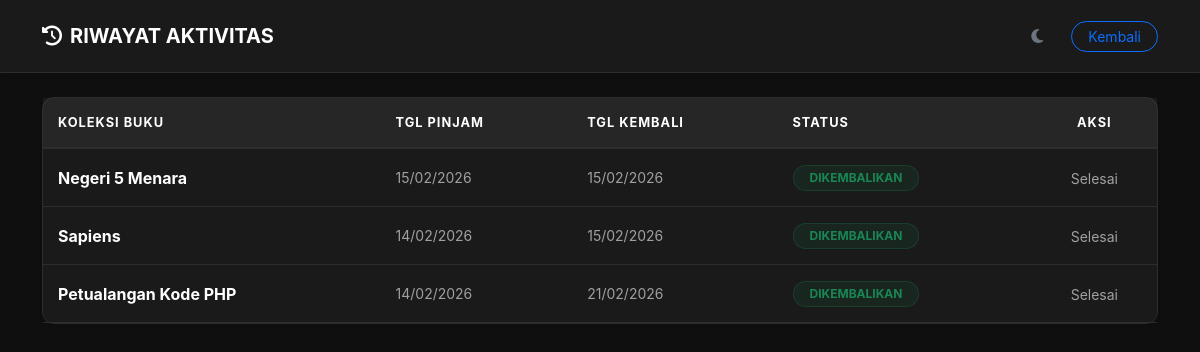
/admin/riwayat.php (signed in), run on the app's committed database.
### tables this page shows
CREATE TABLE `transaksi` (
  `id` int(11) NOT NULL,
  `user_id` int(11) NOT NULL,
  `buku_id` int(11) NOT NULL,
  `tanggal_pinjam` date NOT NULL,
  `tanggal_kembali` date DEFAULT NULL,
  `status` enum('dipinjam','kembali') DEFAULT 'dipinjam',
  `terakhir_baca` int(11) NOT NULL
);

CREATE TABLE `buku` (
  `id` int(11) NOT NULL,
  `judul` varchar(255) NOT NULL,
  `pengarang` varchar(255) NOT NULL,
  `penerbit` varchar(255) DEFAULT NULL,
  `tahun_terbit` year(4) DEFAULT NULL,
  `sinopsis` varchar(1500) NOT NULL,
  `isbn` varchar(50) DEFAULT NULL,
  `stok` int(11) DEFAULT 0
);

### admin/riwayat.php (the view, shortened to what this page needs)
<?php
include "../config/koneksi.php";
$user_id = $_SESSION['user']['id'];
?>
<!DOCTYPE html>
<html lang="id">
<head>
    <link href="https://cdn.jsdelivr.net/npm/bootstrap@5.3.2/dist/css/bootstrap.min.css" rel="stylesheet">
    <link href="https://cdnjs.cloudflare.com/ajax/libs/font-awesome/6.4.2/css/all.min.css" rel="stylesheet">
    <link rel="stylesheet" href="../assets/style.css">
</head>
<body>
<nav class="navbar navbar-expand-lg shadow-sm mb-4">
    <div class="container">
        <span class="navbar-brand fw-bold text-primary"><i class="fas fa-history me-2"></i>RIWAYAT AKTIVITAS</span>
        <div class="ms-auto d-flex align-items-center">
            <button id="theme-toggle" class="btn btn-outline-secondary border-0 rounded-circle me-3">
                <i id="theme-icon" class="fas fa-moon"></i>
            </button>
            <a href="dashboard.php" class="btn btn-outline-primary btn-sm rounded-pill px-3">Kembali</a>
        </div>
    </div>
</nav>
<div class="container">
    <div class="card shadow-sm border-0">
        <div class="table-responsive">
            <table class="table table-hover align-middle mb-0">
                <thead>
                    <tr class="text-uppercase small fw-bold" style="letter-spacing: 1px;">
                        <th class="px-4 py-3">Koleksi Buku</th>
                        <th>Tgl Pinjam</th>
                        <th>Tgl Kembali</th>
                        <th>Status</th>
                        <th class="text-center">Aksi</th>
                    </tr>
                </thead>
                <tbody>
                    <?php
                    $data = mysqli_query($conn, "SELECT transaksi.*, buku.judul
                                                FROM transaksi
                                                JOIN buku ON transaksi.buku_id = buku.id
                                                WHERE transaksi.user_id = '$user_id'
                                                ORDER BY transaksi.id DESC");
                    while($d = mysqli_fetch_assoc($data)):
                    ?>
                    <tr>
                        <td class="px-4">
                            <span class="fw-bold"><?= htmlspecialchars($d['judul']) ?></span>
                        </td>
                        <td class="text-muted small"><?= date('d/m/Y', strtotime($d['tanggal_pinjam'])) ?></td>
                        <td class="text-muted small"><?= ($d['tanggal_kembali']) ? date('d/m/Y', strtotime($d['tanggal_kembali'])) : '-' ?></td>
                        <td>
                            <?php if($d['status'] == 'dipinjam'): ?>
                                <span class="badge bg-warning text-dark px-3 rounded-pill">DIPINJAM</span>
                            <?php else: ?>
                                <span class="badge bg-success bg-opacity-10 text-success border border-success border-opacity-25 px-3 rounded-pill">DIKEMBALIKAN</span>
                            <?php endif; ?>
                        </td>
                        <td class="text-center">
                            <?php if($d['status'] == 'dipinjam'): ?>
                                <div class="btn-group shadow-sm rounded-pill overflow-hidden">
                                    <a href="baca.php?id=<?= $d['buku_id'] ?>&part=<?= ($d['terakhir_baca'] > 0) ? $d['terakhir_baca'] : 1 ?>"
                                       class="btn btn-primary btn-sm px-3">
                                       <i class="fas fa-book-open me-1"></i> <?= ($d['terakhir_baca'] > 0) ? 'Lanjut' : 'Baca' ?>
                                    </a>
                                    <a href="?kembali=<?= $d['id'] ?>" class="btn btn-outline-warning btn-sm" onclick="return confirm('Kembalikan buku ini?')">Kembalikan</a>
                                </div>
                            <?php else: ?>
                                <span class="text-muted small">Selesai</span>
                            <?php endif; ?>
                        </td>
                    </tr>
                    <?php endwhile; ?>
                </tbody>
            </table>
        </div>
    </div>
</div>
</body>
</html>

### assets/style.css (style rules this page uses)
:root { --bg-body: #0f0f0f; --bg-card: #1a1a1a; --bg-input: #242424; --text-main: #ffffff; --text-muted: #a0a0a0; --border-color: #2d2d2d; --nav-bg: #1a1a1a; --primary-blue: #0d6efd; --accent-shadow: rgba(0, 0, 0, 0.5); }
body { background-color: var(--bg-body) !important; color: var(--text-main) !important; font-family: 'Inter', 'Segoe UI', Roboto, sans-serif; transition: background 0.4s cubic-bezier(0.4, 0, 0.2, 1), color 0.4s cubic-bezier(0.4, 0, 0.2, 1); margin: 0; overflow-x: hidden; }
h1, h2, h3, h4, h5, h6, .fw-bold { color: var(--text-main) !important; }
.card, .book-card, .stat-card, .bg-dark-card { background-color: var(--bg-card) !important; border: 1px solid var(--border-color) !important; color: var(--text-main) !important; border-radius: 12px; transition: transform 0.3s ease, box-shadow 0.3s ease, background 0.4s, border 0.4s; }
.navbar { background-color: var(--nav-bg) !important; border-bottom: 1px solid var(--border-color) !important; padding: 1rem 1.5rem; }
.table, .table-responsive, .table > :not(caption) > * > *, .table-hover tbody tr:hover > * { background-color: transparent !important; color: var(--text-main) !important; box-shadow: none !important; }
.table thead th { background-color: rgba(255, 255, 255, 0.05) !important; border-bottom: 2px solid var(--border-color) !important; color: var(--text-main) !important; text-transform: uppercase; font-size: 0.8rem; padding: 15px !important; }
.table tbody td { border-bottom: 1px solid var(--border-color) !important; padding: 15px !important; }
.table .text-muted, .table .text-secondary { color: var(--text-muted) !important; }
.badge { padding: 0.5em 0.8em; border-radius: 6px; }
#theme-toggle { cursor: pointer; transition: transform 0.3s ease; }

### data on the page
transaksi: buku.judul "Negeri 5 Menara", tanggal_pinjam "15/02/2026", tanggal_kembali "15/02/2026", status "DIKEMBALIKAN"
transaksi: buku.judul "Sapiens", tanggal_pinjam "14/02/2026", tanggal_kembali "15/02/2026", status "DIKEMBALIKAN"
transaksi: buku.judul "Petualangan Kode PHP", tanggal_pinjam "14/02/2026", tanggal_kembali "21/02/2026", status "DIKEMBALIKAN"
